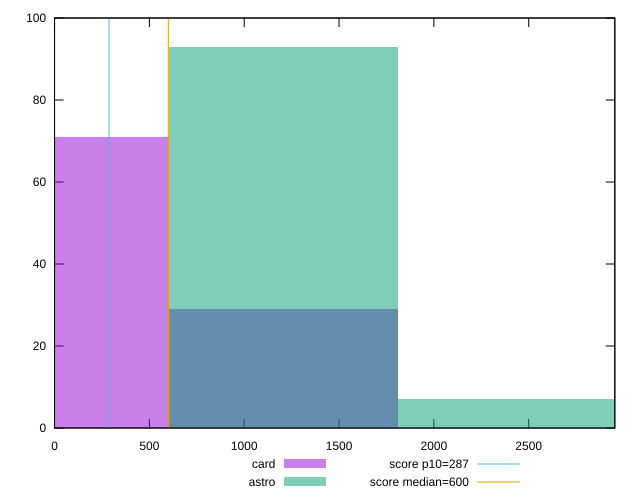

Write the gnuplot code that produced this figure.
reset

$card <<EOF
0 71
1207.3598871977256 29
EOF

$astro <<EOF
1207.3598871977256 93
2414.719774395451 7
EOF

set key outside below
set boxwidth 1207.3598871977256
set xrange [0:2953.999999999999]
set yrange [0:100]
set trange [0:100]
set style fill transparent solid 0.5 noborder

set parametric
set terminal svg size 640, 500 enhanced background rgb 'white'
set output "reports/report_00028_2021-02-24T12-49-42.674Z/total-blocking-time/comparison/histogram/2_vs_3.svg"

plot $card title "card" with boxes, \
     $astro title "astro" with boxes, \
     287,t title "score p10=287", \
     600,t title "score median=600"

reset
